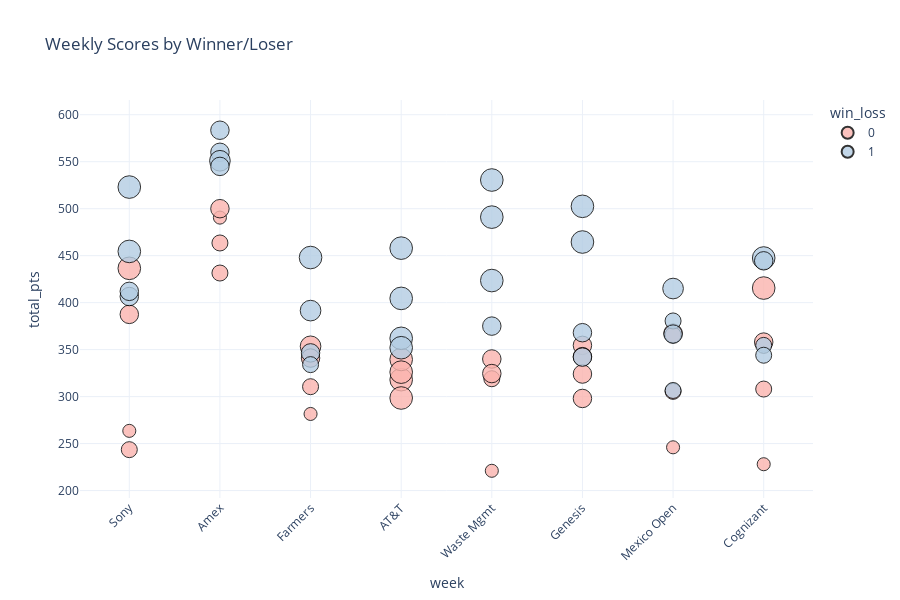

The cell this chart's notebook holds for it:
### Code cell
# weekly scores showing wins/losses
temp_df = df.copy()
temp_df['win_loss'] = temp_df['win_loss'].astype('category')
scatter_fig = px.scatter(temp_df,
                        x='week',
                        y='total_pts',
                        color='win_loss',
                        height=600,
                        size='cuts_made',
                        size_max=16,
                        template='plotly_white',
                        hover_name='team',
                        title='Weekly Scores by Winner/Loser',
                        color_discrete_sequence=px.colors.qualitative.Pastel1,
#                         log_y=True
                        )

scatter_fig.update_xaxes(tickangle= -45,
                         tickvals = [1,2,3,4,5,6,7,8],
                         ticktext = ['Sony','Amex','Farmers','AT&T','Waste Mgmt','Genesis','Mexico Open','Cognizant'])

scatter_fig.update_traces(marker=dict(
#     size=12,
    line_color='black',
    opacity=.8))

scatter_fig.show()

### Figure 1 — Plotly figure (JSON) as saved in the notebook; plotly's stock layout.template omitted (floating-point values rounded to 4 significant figures)
{"data": [{"hovertemplate": "<b>%{hovertext}</b><br><br>win_loss=0<br>week=%{x}<br>total_pts=%{y}<br>cuts_made=%{marker.size}<extra></extra>", "hovertext": ["Snead's Foot", "unit_circle", "New Team 4", "AlphaWired", "New Team 4", "Snead's Foot", "unit_circle", "Philly919", "Team Gamble", "New Team 4", "Snead's Foot", "Putt Pirates", "Snead's Foot", "AlphaWired", "unit_circle", "Philly919", "Snead's Foot", "txmoonshine", "Team Gamble", "Philly919", "New Team 4", "Snead's Foot", "txmoonshine", "Philly919", "Philly919", "txmoonshine", "New Team 4", "Team Gamble", "txmoonshine", "Team Gamble", "Philly919", "AlphaWired"], "legendgroup": "0", "marker": {"color": "rgb(251,180,174)", "line": {"color": "black"}, "opacity": 0.8, "size": [2, 6, 3, 4, 2, 3, 3, 4, 2, 5, 3, 4, 6, 6, 6, 6, 2, 3, 4, 4, 4, 4, 4, 4, 2, 4, 3, 3, 6, 4, 3, 2], "sizemode": "area", "sizeref": 0.02344, "symbol": "circle"}, "mode": "markers", "name": "0", "orientation": "v", "showlegend": true, "type": "scatter", "x": [1, 1, 1, 1, 2, 2, 2, 2, 3, 3, 3, 3, 4, 4, 4, 4, 5, 5, 5, 5, 6, 6, 6, 6, 7, 7, 7, 7, 8, 8, 8, 8], "xaxis": "x", "y": [263.5, 436.5, 243.5, 387.5, 490.5, 431.5, 463.5, 500, 281.5, 353.5, 310.5, 341, 318, 298.5, 339.5, 326, 221, 319, 340, 324.5, 298, 354.5, 342.5, 324, 246, 367.5, 305.5, 365.5, 415.5, 358, 308, 228], "yaxis": "y"}, {"hovertemplate": "<b>%{hovertext}</b><br><br>win_loss=1<br>week=%{x}<br>total_pts=%{y}<br>cuts_made=%{marker.size}<extra></extra>", "hovertext": ["txmoonshine", "Putt Pirates", "Philly919", "Team Gamble", "AlphaWired", "Team Gamble", "txmoonshine", "Putt Pirates", "Philly919", "txmoonshine", "unit_circle", "AlphaWired", "New Team 4", "txmoonshine", "Putt Pirates", "Team Gamble", "unit_circle", "AlphaWired", "New Team 4", "Putt Pirates", "Putt Pirates", "Team Gamble", "unit_circle", "AlphaWired", "AlphaWired", "unit_circle", "Putt Pirates", "Snead's Foot", "Snead's Foot", "unit_circle", "New Team 4", "Putt Pirates"], "legendgroup": "1", "marker": {"color": "rgb(179,205,227)", "line": {"color": "black"}, "opacity": 0.8, "size": [4, 4, 6, 6, 4, 5, 4, 4, 4, 3, 6, 5, 6, 6, 6, 6, 6, 6, 4, 6, 6, 4, 6, 4, 3, 3, 5, 4, 6, 4, 3, 3], "sizemode": "area", "sizeref": 0.02344, "symbol": "circle"}, "mode": "markers", "name": "1", "orientation": "v", "showlegend": true, "type": "scatter", "x": [1, 1, 1, 1, 2, 2, 2, 2, 3, 3, 3, 3, 4, 4, 4, 4, 5, 5, 5, 5, 6, 6, 6, 6, 7, 7, 7, 7, 8, 8, 8, 8], "xaxis": "x", "y": [406.5, 412, 454.5, 523, 560, 551, 545, 583.5, 346.5, 334, 448, 391.5, 404.5, 362, 352, 458, 423.5, 491, 375, 530.5, 464.5, 368, 502.5, 342, 306.5, 380.5, 415, 366.5, 447.5, 444.5, 354.5, 344], "yaxis": "y"}], "layout": {"height": 600, "legend": {"itemsizing": "constant", "title": {"text": "win_loss"}, "tracegroupgap": 0}, "title": {"text": "Weekly Scores by Winner/Loser"}, "xaxis": {"anchor": "y", "domain": [0, 1], "tickangle": -45, "ticktext": ["Sony", "Amex", "Farmers", "AT&T", "Waste Mgmt", "Genesis", "Mexico Open", "Cognizant"], "tickvals": [1, 2, 3, 4, 5, 6, 7, 8], "title": {"text": "week"}}, "yaxis": {"anchor": "x", "domain": [0, 1], "title": {"text": "total_pts"}}}}
